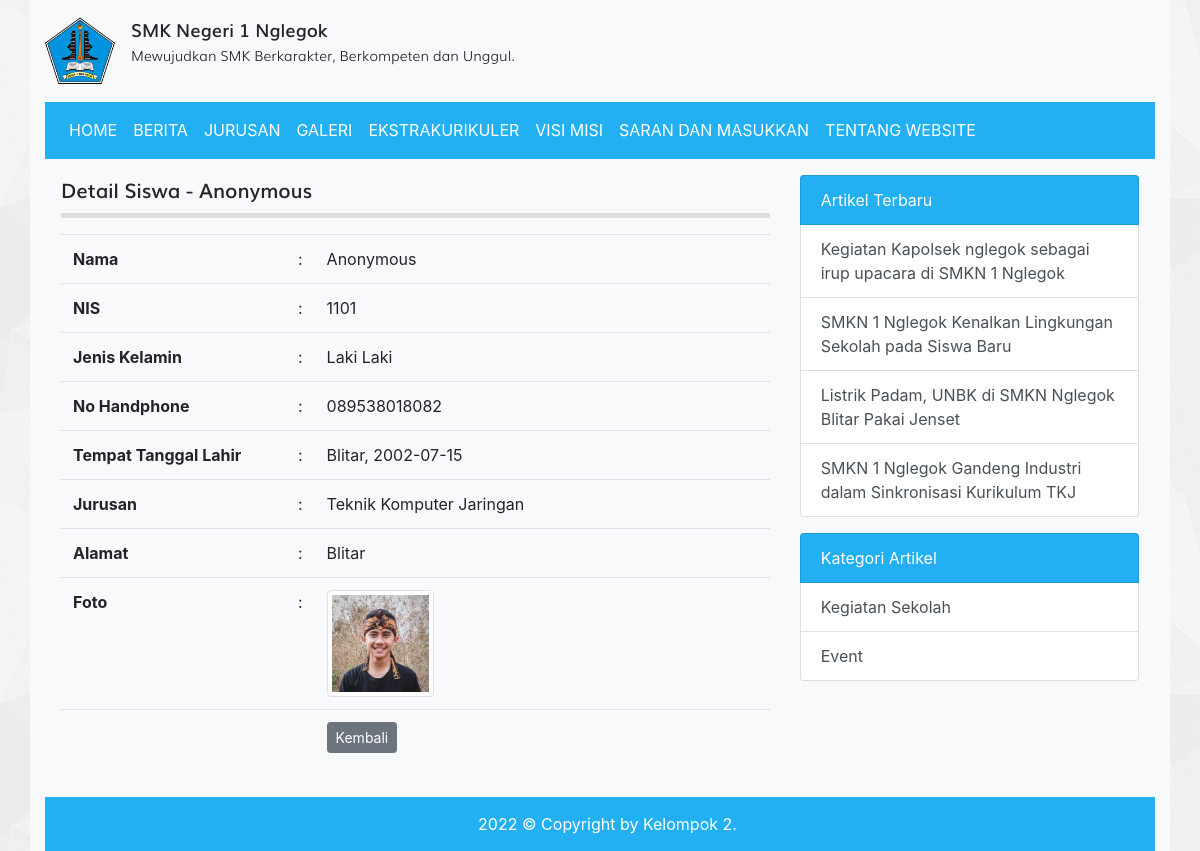
The page /detail_siswa.php?id=1 on the database its author committed.
### tables this page shows
CREATE TABLE `tbl_siswa` (
  `id` int(11) NOT NULL,
  `nama` varchar(100) DEFAULT NULL,
  `nis` int(4) DEFAULT NULL,
  `jenis_kelamin` enum('L','P') DEFAULT NULL,
  `tempat_lahir` varchar(80) DEFAULT NULL,
  `tanggal_lahir` date DEFAULT NULL,
  `alamat` varchar(100) DEFAULT NULL,
  `no_hp` varchar(12) DEFAULT NULL,
  `foto` varchar(120) DEFAULT NULL,
  `id_jurusan` int(11) DEFAULT NULL
);

CREATE TABLE `tbl_jurusan` (
  `id` int(11) NOT NULL,
  `nama_jurusan` varchar(30) DEFAULT NULL,
  `ka_prodi` int(11) DEFAULT NULL
);

CREATE TABLE `tbl_artikel` (
  `id` int(11) NOT NULL,
  `judul` varchar(255) DEFAULT NULL,
  `isi` text DEFAULT NULL,
  `tanggal` date DEFAULT NULL,
  `foto` varchar(100) DEFAULT NULL,
  `id_kategori` int(11) DEFAULT NULL
);

CREATE TABLE `tbl_kategori_artikel` (
  `id` int(11) NOT NULL,
  `nama_kategori` varchar(30) DEFAULT NULL
);

### detail_siswa.php (the view, shortened to what this page needs)
<?php
require_once 'koneksi.php';
$id = $_GET['id'];
$query = mysqli_query($koneksi, "SELECT tbl_siswa.*, tbl_jurusan.nama_jurusan FROM tbl_siswa LEFT JOIN tbl_jurusan ON tbl_siswa.id_jurusan = tbl_jurusan.id WHERE tbl_siswa.id = $id");
$row = mysqli_fetch_assoc($query);
?>
<!DOCTYPE html>
<html>
<head>
	<link rel="stylesheet" href="resources/datatables/datatables.min.css">
	<link rel="stylesheet" href="resources/fonts/stylesheet.css">
	<link rel="stylesheet" href="resources/css/bootstrap.min.css">
	<link rel="stylesheet" href="resources/css/style.css">
</head>
<body>
	<div class="container bg-light">
		<div class="logo clearfix">
			<div class="float-left mt-3 mb-3">
				<img src="resources/images/logo1.png" alt="Logo Sekolah" width="70px" class="float-left mr-3">
				<div class="text float-right">
					<span class="smk">SMK Negeri 1 Nglegok</span><br>
					<span class="visi">Mewujudkan SMK Berkarakter, Berkompeten dan Unggul.</span>
				</div>
			</div>
		</div>
		<?php require_once 'navbar.php'; ?>
		<div class="row p-3">
			<div class="col-md-8">
				<div class="title mb-3">
					Detail Siswa - <b><?= $row['nama'] ?></b>
				</div>
				<table class="table table-stripped">
							<tr>
								<td width="225px"><b>Nama</b></td>
								<td>:</td>
								<td><?= $row['nama'] ?></td>
							</tr>
							<tr>
								<td><b>NIS</b></td>
								<td>:</td>
								<td><?= $row['nis'] ?></td>
							</tr>
							<tr>
								<td><b>Jenis Kelamin</b></td>
								<td>:</td>
								<td>
									<?= $row['jenis_kelamin'] == 'L' ? 'Laki Laki' : '' ?>
								</td>
							</tr>
							<tr>
								<td><b>No Handphone</b></td>
								<td>:</td>
								<td><?= $row['no_hp'] ?></td>
							</tr>
							<tr>
								<td><b>Tempat Tanggal Lahir</b></td>
								<td>:</td>
								<td><?= $row['tempat_lahir'] ?>, <?= $row['tanggal_lahir'] ?></td>
							</tr>
							<tr>
								<td><b>Jurusan</b></td>
								<td>:</td>
								<td><?= $row['nama_jurusan'] ?></td>
							</tr>
							<tr>
								<td><b>Alamat</b></td>
								<td>:</td>
								<td><?= $row['alamat'] ?></td>
							</tr>
							<tr>
								<td><b>Foto</b></td>
								<td>:</td>
								<td><img src="images/siswa/<?= $row['foto'] ?>" alt="<?= $row['nama'] ?>" width="25%" class="img-thumbnail"></td>
							</tr>
							<tr>
								<td><b></td>
								<td></td>
								<td><a href="siswa.php" class="btn btn-secondary btn-sm">Kembali</a></td>
							</tr>
						</table>
			</div>
			<?php require 'sidebar.php'; ?>
		</div>
		<div class="text-white footer">
		2022 © Copyright by Kelompok 2.
		</div>
	</div>
</body>
</html>

### sidebar.php
<?php
$query_artikel_terbaru = mysqli_query($koneksi, "SELECT * FROM tbl_artikel ORDER BY tanggal ASC LIMIT 4");
$query_kategori_artikel= mysqli_query($koneksi, "SELECT * FROM tbl_kategori_artikel LIMIT 4");
?>
<div class="col-sm-4">
	<div class="list-group">
		<span class="list-group-item text-white" style="background-color: #22b0f2">Artikel Terbaru</span>
		<?php while($artikel_terbaru = mysqli_fetch_assoc($query_artikel_terbaru)) : ?>
			<a href="detail_artikel.php?id=<?= $artikel_terbaru['id'] ?>" class="list-group-item list-group-item-action"><?= $artikel_terbaru['judul'] ?></a>
		<?php endwhile; ?>
	</div>
	<div class="list-group">
		<span class="list-group-item text-white mt-3" style="background-color: #22b0f2">Kategori Artikel</span>
		<?php while($kategori_artikel = mysqli_fetch_assoc($query_kategori_artikel)) : ?>
			<a href="kategori.php?id=<?= $kategori_artikel['id'] ?>" class="list-group-item list-group-item-action"><?= $kategori_artikel['nama_kategori'] ?></a>
		<?php endwhile; ?>
	</div>
</div>

### resources/css/style.css (style rules this page uses)
body { background-image: url('../images/bg_all.jpg'); }
.smk { font-family: 'mulisemibold'; font-size: 18px; }
.visi { font-family: 'mulilight'; font-size: 14px; }
.title { font-family: 'mulisemibold'; font-size: 20px; padding-bottom: 7.5px; border-bottom: 5px solid #ddd }
.footer { background-color: #22b0f2; padding: 15px 15px 15px 30px; text-align: center; }

### rows shown on the page
tbl_siswa: nama "Anonymous", nis "1101", no_hp "089538018082", tempat_lahir "Blitar", tanggal_lahir "2002-07-15", id_jurusan.nama_jurusan "Teknik Komputer Jaringan", alamat "Blitar", foto (picture)
tbl_artikel: judul "Kegiatan Kapolsek nglegok sebagai irup upacara di SMKN 1 Nglegok"
tbl_artikel: judul "SMKN 1 Nglegok Kenalkan Lingkungan Sekolah pada Siswa Baru"
tbl_artikel: judul "Listrik Padam, UNBK di SMKN Nglegok Blitar Pakai Jenset"
tbl_artikel: judul "SMKN 1 Nglegok Gandeng Industri dalam Sinkronisasi Kurikulum TKJ"
tbl_kategori_artikel: nama_kategori "Kegiatan Sekolah"
tbl_kategori_artikel: nama_kategori "Event"
